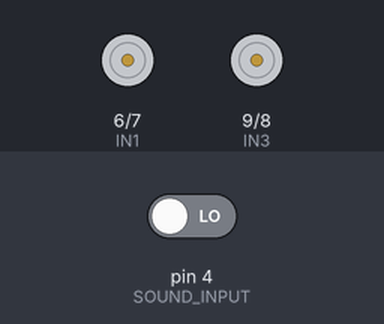
Simulated run of this sketch. Board: Arduino Uno, built with avr-gcc and run on an emulated ATmega328P. Shown: motor-driver pin pairs drawn as motors (green arrow = first pin HIGH = forward, orange = second pin HIGH = backward, longer = more drive, scaled by the enable pin). The inputs (shaded band) are chosen by the test bench; at power-on: pin 4 (SOUND_INPUT) LOW.

Above: at 1.2 s.
1.3 s: pin 4 (SOUND_INPUT) driven HIGH
At 2.5 s:
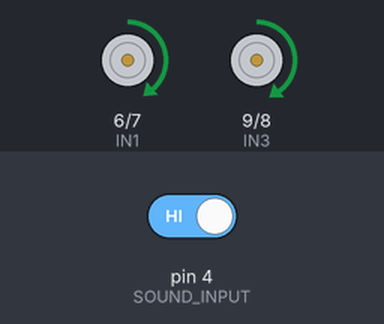
Timing chart, 0 to 4.3 s (numbered marks = the images above; inputs shaded):
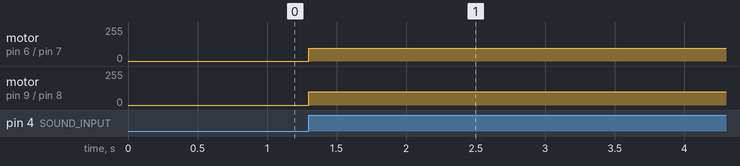

Measured:
- after the input at 1.3 s, motor on pin 6 (IN1) / pin 7 (IN2): stopped → forward 95/255 at once; motor on pin 9 (IN3) / pin 8 (IN4): stopped → forward 100/255 at once

The sketch:

SelfBalancedRobot.ino
```cpp
//LN298 Motor Driver Pins
int ENA = 5;    // ENA conectada al pin 3 de Arduino
int IN1 = 6;    // Input1 conectada al pin 4
int IN2 = 7;    // Input2 conectada al pin 5

int IN3 = 9;    // Input3 conectada al pin 7
int IN4 = 8;    // Input4 conectada al pin 8
int ENB = 10;    // ENB conectada al pin 9 de Arduino

// Sound Sensor Pins
int SOUND_INPUT = 4;

//Speed
int MIN = 100;
int MED = 155;
int MAX = 255;
int CORRECTION = 5;

void setup() {
  pinMode (ENA, OUTPUT);
  pinMode (IN1, OUTPUT);
  pinMode (IN2, OUTPUT);
  pinMode (IN3, OUTPUT);
  pinMode (IN4, OUTPUT);
  pinMode (ENB, OUTPUT);

  pinMode(SOUND_INPUT, INPUT);
}

void loop() {
 //testRight();
 //testLeft();
 testVoice();
}

void testVoice() {
  int soundInput = digitalRead(SOUND_INPUT);
  if (soundInput == HIGH) {
    moveForward();
    delay(1000);
  } else {
    stop();
  }
}


void moveForward() {
  int speed = MIN;
  //Left
  analogWrite (ENA, speed - CORRECTION);
  digitalWrite (IN1, HIGH);
  digitalWrite (IN2, LOW);
  //Right
  analogWrite (ENB, speed);
  digitalWrite (IN3, HIGH);
  digitalWrite (IN4, LOW);
}

void stop() {
  digitalWrite (IN1, LOW);
  digitalWrite (IN2, LOW);
  digitalWrite (ENA, 0);
  digitalWrite (IN3, LOW);
  digitalWrite (IN4, LOW);
  digitalWrite (ENB, 0);

}
void testRight() {
   //Preparamos la salida para que el motor gire en un sentido
  digitalWrite (IN3, HIGH);
  digitalWrite (IN4, LOW);

  // Aplicamos PWM al pin ENB, haciendo girar el motor, cada 2 seg aumenta la velocidad
  analogWrite(ENB,55);
  delay(2000);
  analogWrite(ENB,105);

  delay(2000);
  analogWrite(ENB,255);

  delay(2000);
  // Apagamos el motor y esperamos 5 seg
  analogWrite(ENB,0);
  delay(3000);
}

void testLeft() {
   //Preparamos la salida para que el motor gire en un sentido
  digitalWrite (IN1, HIGH);
  digitalWrite (IN2, LOW);

  // Aplicamos PWM al pin ENB, haciendo girar el motor, cada 2 seg aumenta la velocidad
  analogWrite(ENA,55);
  delay(2000);
  analogWrite(ENA,105);

  delay(2000);
  analogWrite(ENA,255);

  delay(2000);
  // Apagamos el motor y esperamos 5 seg
  analogWrite(ENA,0);
  delay(3000);
}
```
